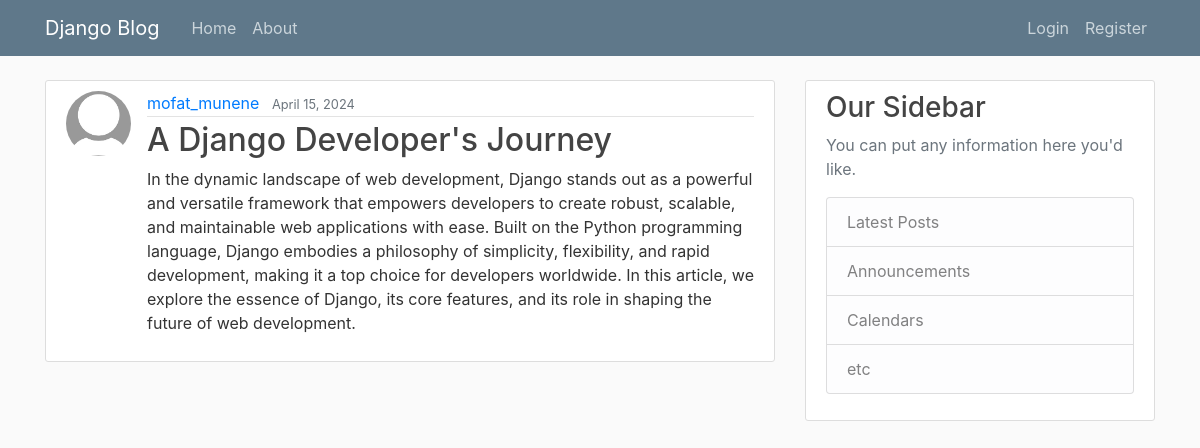
Screenshot of /post/3/ with the database file from the repository.
### Blogapp/models.py (models this page shows, shortened)
class Post(models.Model):
    title = models.CharField(max_length=100)
    content  = models.TextField()
    date_posted = models.DateTimeField(default = timezone.now)
    author = models.ForeignKey(User, on_delete=models.CASCADE)

### Users/models.py (models this page shows, shortened)
class Profile(models.Model):
    user = models. OneToOneField(User, on_delete=models.CASCADE)
    image = models.ImageField(default= 'default.jpg', upload_to= 'profile_pics')

### Blogapp/views.py (the view)
# urls.py: path('post/<int:pk>/',PostDetailView.as_view(), name= 'post-detail'),
class PostDetailView(DetailView):
    model = Post

### Blogapp/templates/Blogapp/post_detail.html (shortened to what this page needs)
{% extends 'Blogapp/base.html' %}
{% block content %}
    <article class="media content-section">
        <img class="rounded-circle article-img" src="{{object.author.profile.image.url}}" >
        <div class="media-body">
            <div class="article-metadata">
                <a class="mr-2" href="{% url 'user-posts' object.author.username %}">{{ object.author }}</a>
                <small class="text-muted">{{ object.date_posted | date }}</small>
            </div>
            <h2 class="article-title">{{ object.title }}</h2>
            <p class="article-content">{{ object.content }}</p>
        </div>
    </article>
{% endblock content %}

### Blogapp/static/Blogapp/main.css (style rules this page uses)
body { background: #fafafa; color: #333333; margin-top: 5rem; }
h1, h2, h3, h4, h5, h6 { color: #444444; }
.content-section { background: #ffffff; padding: 10px 20px; border: 1px solid #dddddd; border-radius: 3px; margin-bottom: 20px; }
.article-title { color: #444444; }
.article-content { white-space: pre-line; }
.article-img { height: 65px; width: 65px; margin-right: 16px; }
.article-metadata { padding-bottom: 1px; margin-bottom: 4px; border-bottom: 1px solid #e3e3e3 }

### rows the page displays
Post: author.profile.image (placeholder picture), author "mofat_munene", date_posted "April 15, 2024", title "A Django Developer's Journey", content "In the dynamic landscape of web development, Django stands out as a powerful and versatile framework that empowers developers to create robust, scalable, and maintainable web applications with ease. Built on the Python programming language, Django embodies a philosophy of simplicity, flexibility, and rapid development, making it a top choice for developers worldwide. In this article, we explore the essence of Django, its core features, and its role in shaping the future of web development."
